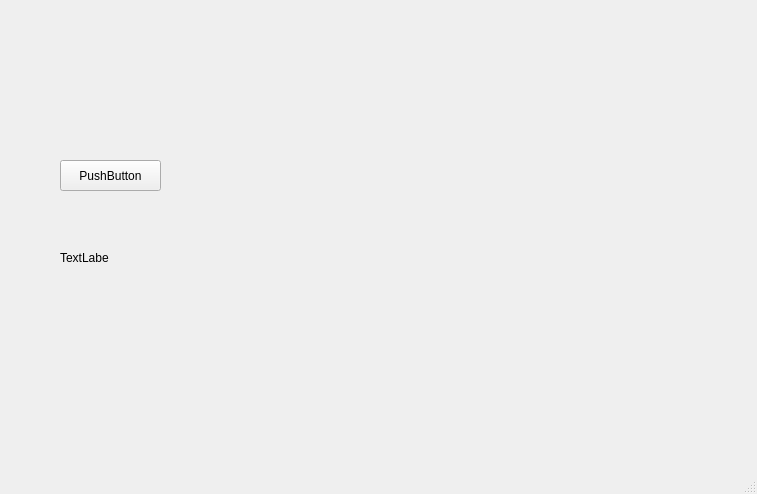
<?xml version="1.0" encoding="UTF-8"?>
<ui version="4.0">
 <class>MainWindow</class>
 <widget class="QMainWindow" name="MainWindow">
  <property name="geometry">
   <rect>
    <x>0</x>
    <y>0</y>
    <width>757</width>
    <height>494</height>
   </rect>
  </property>
  <property name="windowTitle">
   <string>MainWindow</string>
  </property>
  <widget class="QWidget" name="centralwidget">
   <widget class="QPushButton" name="pushButton">
    <property name="geometry">
     <rect>
      <x>60</x>
      <y>160</y>
      <width>101</width>
      <height>31</height>
     </rect>
    </property>
    <property name="text">
     <string>PushButton</string>
    </property>
   </widget>
   <widget class="QLabel" name="label">
    <property name="geometry">
     <rect>
      <x>60</x>
      <y>250</y>
      <width>49</width>
      <height>16</height>
     </rect>
    </property>
    <property name="text">
     <string>TextLabel</string>
    </property>
   </widget>
  </widget>
  <widget class="QMenuBar" name="menubar">
   <property name="geometry">
    <rect>
     <x>0</x>
     <y>0</y>
     <width>757</width>
     <height>21</height>
    </rect>
   </property>
  </widget>
  <widget class="QStatusBar" name="statusbar"/>
 </widget>
 <resources/>
 <connections/>
</ui>
